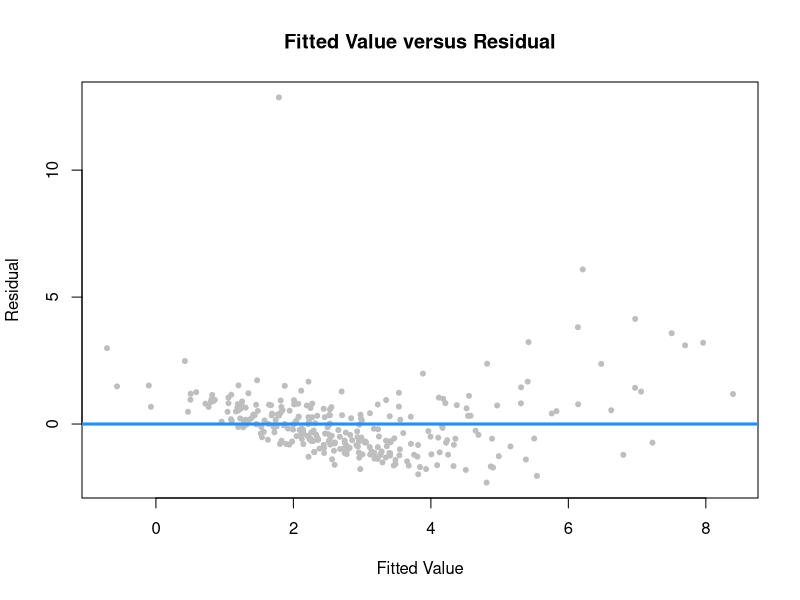
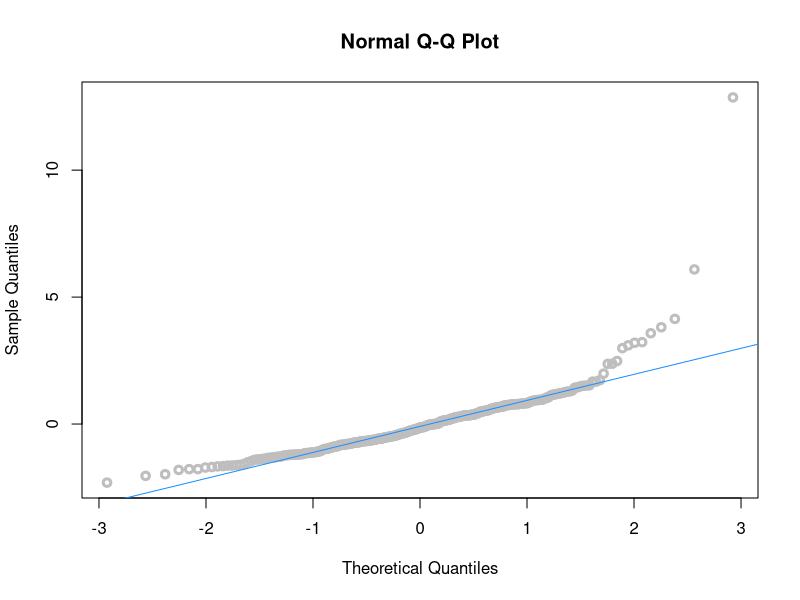
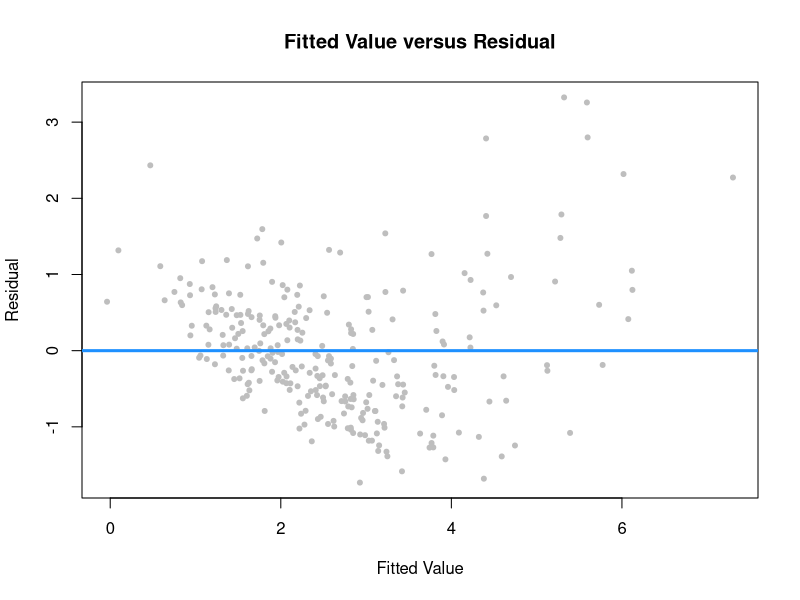
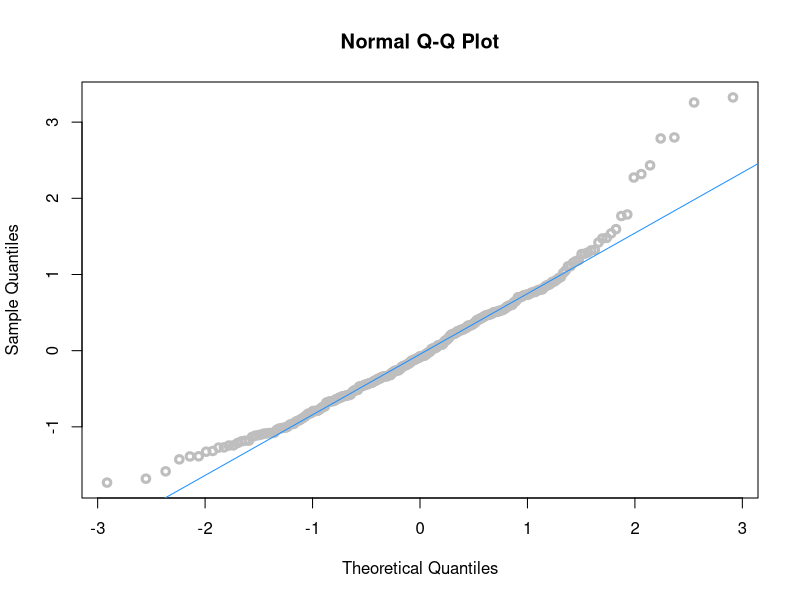
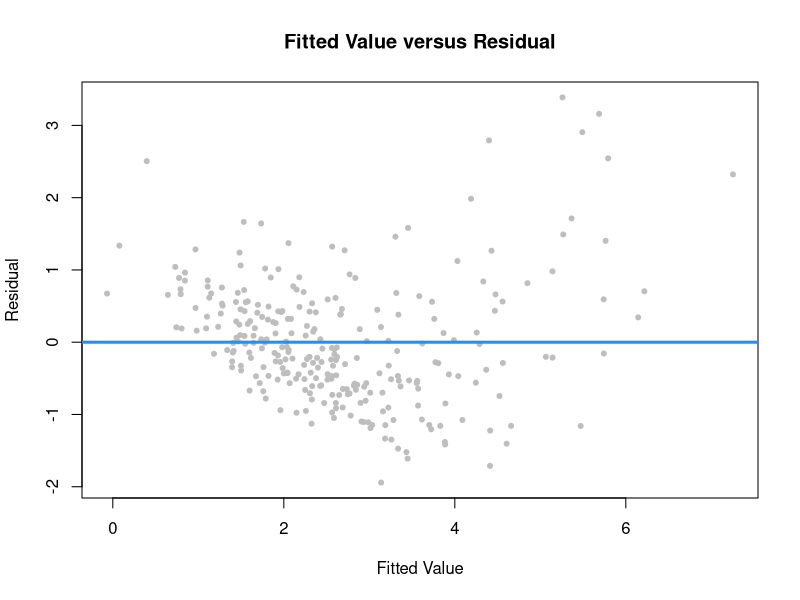
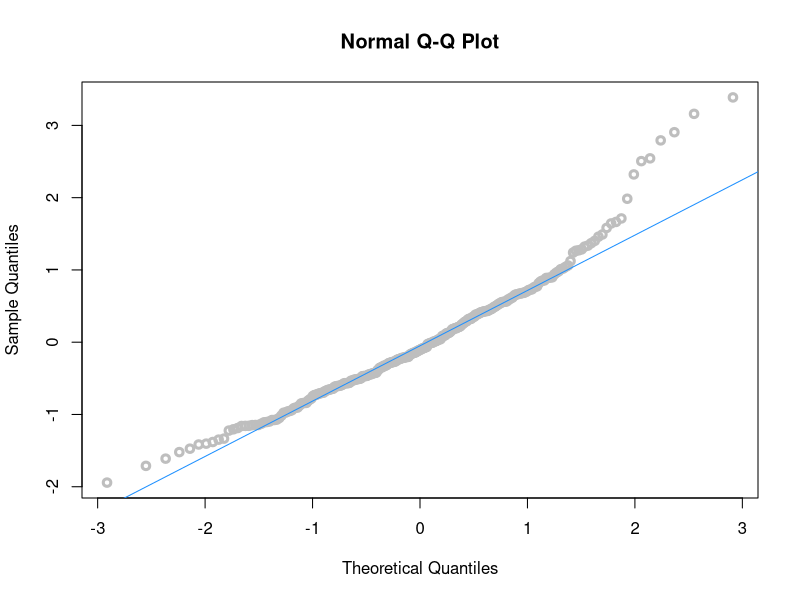
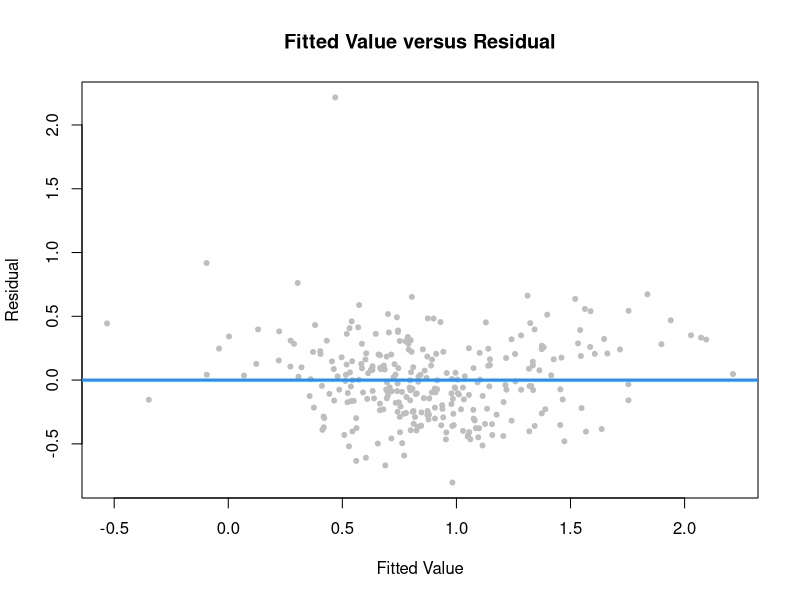
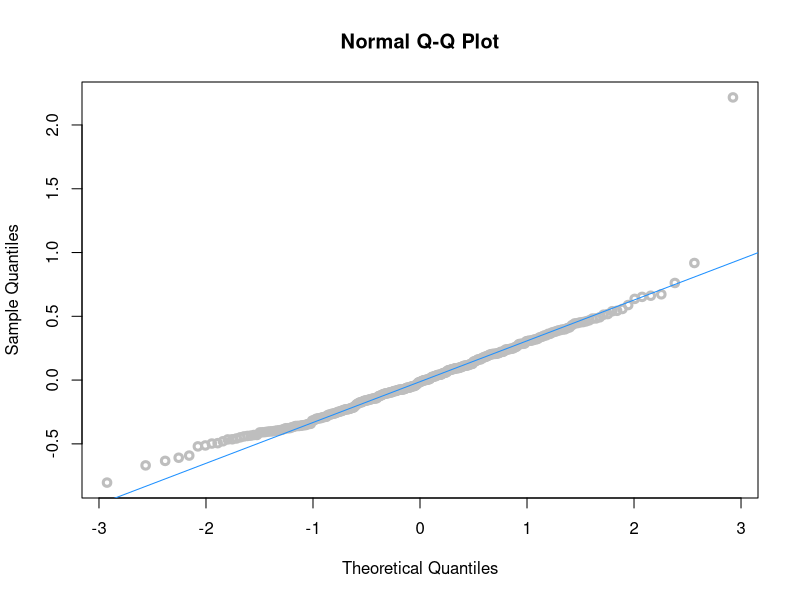

These charts were generated, in order, by the following R code: (Note: this script raises an error after producing the figures.)
## ---- chunk 1
options(scipen = 1, digits = 4, width = 80, fig.align = "center")
## ---- chunk 2
disease = read.csv("Disease Data.csv")
library(lmtest)
## ---- chunk 3
str(disease)
## ---- chunk 4
fitted_vs_resid = function(model) {
  plot(fitted(model), resid(model),
       col = "grey", pch = 20,
       xlab = "Fitted Value",
       ylab = "Residual",
       main = "Fitted Value versus Residual")
  abline(h = 0, lwd = 3, col = "dodgerblue")
}
qqplot = function(model) {
  qqnorm(resid(model), col = "grey", lwd = 3)
  qqline(resid(model), col = "dodgerblue", cex = 1.5, pch = 20)
}
## ---- chunk 5
disease = subset(disease, select = - X)
## ---- chunk 6
fit_full_add = lm(Disease.Severity ~ ., data = disease)
## ---- chunk 7
summary(fit_full_add)
## ---- chunk 8
fitted_vs_resid(fit_full_add)
qqplot(fit_full_add)
## ---- chunk 9
n = nrow(disease)
p = length(coef(fit_full_add))
## ---- chunk 10
cook_full_add = cooks.distance(fit_full_add)
outlier_full_add = which(cook_full_add > 4 / n)
cook_full_add[outlier_full_add]
## ---- chunk 11
fit_full_add = lm(Disease.Severity ~ ., data = disease[-outlier_full_add,])
## ---- chunk 12
fitted_vs_resid(fit_full_add)
qqplot(fit_full_add)
## ---- chunk 13
fit_aic_add = step(fit_full_add, direction = "both", trace = 0)
## ---- chunk 14
fitted_vs_resid(fit_aic_add)
qqplot(fit_aic_add)
## ---- chunk 15
summary(fit_aic_add)
## ---- chunk 16
fit_full_log_add = lm(log(Disease.Severity) ~ ., data = disease)
## ---- chunk 17
summary(fit_full_log_add)
## ---- chunk 18
fit_bic_log_add = step(fit_full_log_add, direction = "backward", k = log(n), trace = 0)
## ---- chunk 19
summary(fit_bic_log_add)
## ---- chunk 20
fitted_vs_resid(fit_bic_log_add)
qqplot(fit_bic_log_add)
## ---- chunk 21
cook_bic_log = cooks.distance(fit_bic_log_add)
outlier_log_add = which(cook_bic_log > 4 / n)
cook_bic_log[outlier_full_add]
## ---- chunk 22
fit_full_log_add = lm(log(Disease.Severity) ~ ., data = disease[-outlier_log_add, ])
## ---- chunk 23
fit_bic_log_add = step(fit_full_log_add, direction = "backward", trace = 0, k = log(n))
## ---- chunk 24
summary(fit_bic_log_add)
## ---- chunk 25
fitted_vs_resid(fit_bic_log_add)
qqplot(fit_bic_log_add)
## ---- chunk 26
bptest(fit_bic_log_add)
## ---- chunk 27
shapiro.test(resid(fit_bic_log_add))
## ---- chunk 28
library(MASS)
## ---- chunk 29
boxcox(fit_full_add, plotit = TRUE, lambda = seq(-0.5, 0, by = 0.05))
## ---- chunk 30
fit_boxcox = lm(((Disease.Severity^(-0.25) - 1) / (-0.25)) ~ ., data = disease[-outlier_log_add, ])
## ---- chunk 31
fit_bic_boxcox = step(fit_boxcox, direction = "backward", trace = 0, k = log(n))
## ---- chunk 32
summary(fit_bic_boxcox)
## ---- chunk 33
fitted_vs_resid(fit_bic_boxcox)
qqplot(fit_bic_boxcox)
## ---- chunk 34
bptest(fit_bic_boxcox)
shapiro.test(resid(fit_bic_boxcox))
